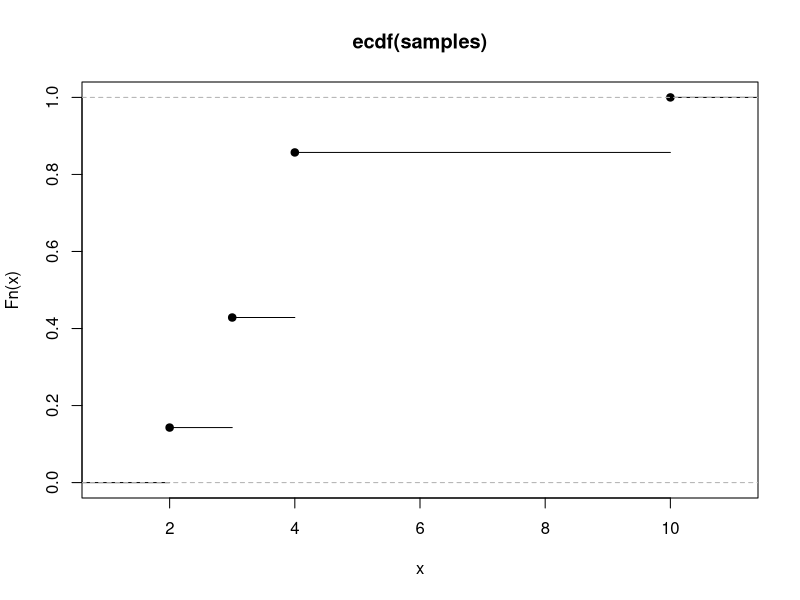

R code for this plot:
## ---- chunk 1
df         <- read.csv(file="baseball.csv", header=TRUE, sep=",")
K          <- nrow(df)
pop.mean   <- sum(df$Salary) / K
pop.stddev <- sqrt(sum((df$Salary-pop.mean)**2) / K)
cat("population mean:", pop.mean, '\n')
cat("population standard deviation:", pop.stddev)
## ---- chunk 2
R = 100
calc_sample_avgs <- function(size) {
    replicate(R, {
                     sample.salaries <- sample(df$Salary,size=size,replace=T)
                     mean(sample.salaries)
                   }) 
}

cat("std dev across sample averages for n = 5:",sd(calc_sample_avgs(5)),'\n')
cat("std dev across sample averages for n = 20:",sd(calc_sample_avgs(20)))
## ---- chunk 3
calc_sample_stddev_of_sample_avg <- function(size) {
  sample_avgs <- calc_sample_avgs(size)
  sqrt(sum((sample_avgs-mean(sample_avgs)) ** 2) / (R-1) )
}
cat("a sample standard deviation of a sample average using the 100 sample averages with sample size...",'\n')
cat("n=5: ", calc_sample_stddev_of_sample_avg(5),'\n')
cat("n=20:", calc_sample_stddev_of_sample_avg(20),'\n')
cat("n=80:", calc_sample_stddev_of_sample_avg(80))
## ---- chunk 4
n = 20
Y.star = sample(df$Salary,size=n,replace=T)
sample.sigma.sq <- sum((Y.star-mean(Y.star)) ** 2) / (n - 1)
cat("std dev of the sample mean (formulaic):",sqrt(sample.sigma.sq / n))
## ---- chunk 5
R = 5000
calc_bootsrap_stddev <- function (sample) {
  bootstrap <- sample(Y.star,size=n,replace=T)
  bootstrap.stddev <- sqrt(sum((bootstrap-mean(bootstrap)) ** 2) / (n - 1))
  bootstrap.stddev
}

bootsrap.stddevs <- replicate(R, calc_bootsrap_stddev(20)) 
cat("variance of the sample mean (bootstrap):",mean(bootsrap.stddevs))
## ---- chunk 6
bootsrap.stddevs <- replicate(R, calc_bootsrap_stddev(80)) 
cat("variance of the sample mean (bootstrap):",mean(bootsrap.stddevs))
## ---- chunk 7
n    <- 7
size <- 40
prob <- 0.1
samples <- rbinom(n, size, prob)
## ---- chunk 8
plot(ecdf(samples))
## ---- chunk 9
ecdf.2s <- replicate(100, {
  samples <- rbinom(n, 40, prob)
  ecdf(samples)(2)
})
sd(ecdf.2s)
## ---- chunk 10
cdf.2 <- dbinom(0, size=size, prob=prob) + 
+ dbinom(1, size=size, prob=prob) + 
+ dbinom(2, size=size, prob=prob)
cdf.2
sqrt(cdf.2 * (1 - cdf.2) / 40)
